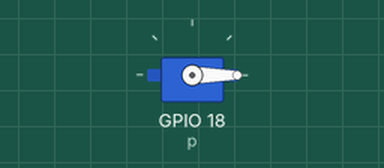
The program below on a simulated Raspberry Pi (BCM pin numbers). On the bench: servo. Servo angles are drawn from the pulse width (0.5 ms = 0°, 2.5 ms = 180°).

Above: at 0.05 s.
At 0.75 s:
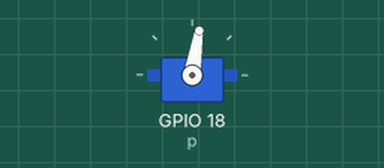
At 1.5 s:
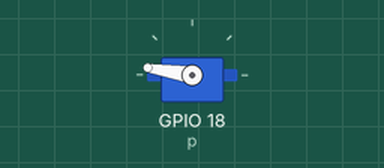
Timing chart, 0 to 3.5 s (numbered marks = the images above):
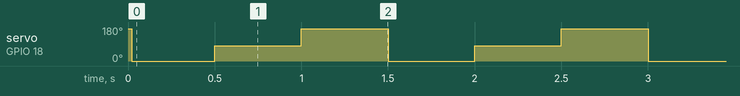

The program:

servoT.py
```python
#servo test
import RPi.GPIO as GPIO
import time

GPIO.setmode(GPIO.BCM)
GPIO.setup(18,GPIO.OUT)

p=GPIO.PWM(18,50)
p.start(12)
try:
	while True:
		p.ChangeDutyCycle(1.5)
		time.sleep(0.5)
		p.ChangeDutyCycle(7.0)
		time.sleep(0.5)
		p.ChangeDutyCycle(12.0)
		time.sleep(0.5)

except KeyboardInterrupt:
	p.ChangeDutyCycle(7.0)
	time.sleep(0.1)
	GPIO.cleanup()


#p=GPIO.PWM(18,50)
#p.start(50)
#p.ChangeDutyCycle(90)
#input('press any key to stop')
#p.stop()
#GPIO.cleanup()
```

Measured:
- by itself, servo on GPIO 18 (p): repeats every 1.5 s: 81° 0.50 s, 171° 0.50 s, 0° 0.50 s
